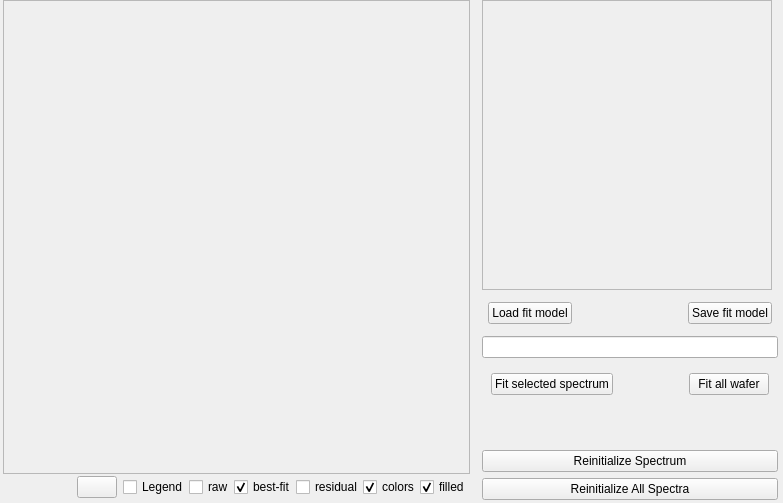
          <widget class="QFrame" name="upper_frame">
           <layout class="QHBoxLayout" name="horizontalLayout_27">
            <property name="leftMargin">
             <number>3</number>
            </property>
            <property name="topMargin">
             <number>0</number>
            </property>
            <property name="rightMargin">
             <number>3</number>
            </property>
            <property name="bottomMargin">
             <number>3</number>
            </property>
            <item>
             <layout class="QHBoxLayout" name="Upper_zone" stretch="75,0">
              <property name="spacing">
               <number>0</number>
              </property>
              <item>
               <layout class="QVBoxLayout" name="verticalLayout_26" stretch="75,25">
                <property name="leftMargin">
                 <number>0</number>
                </property>
                <property name="rightMargin">
                 <number>10</number>
                </property>
                <item>
                 <widget class="QFrame" name="spectre_view_frame_">
                  <property name="frameShape">
                   <enum>QFrame::StyledPanel</enum>
                  </property>
                  <property name="frameShadow">
                   <enum>QFrame::Raised</enum>
                  </property>
                  <layout class="QVBoxLayout" name="verticalLayout_16">
                   <property name="leftMargin">
                    <number>0</number>
                   </property>
                   <property name="topMargin">
                    <number>0</number>
                   </property>
                   <property name="rightMargin">
                    <number>0</number>
                   </property>
                   <property name="bottomMargin">
                    <number>0</number>
                   </property>
                   <item>
                    <layout class="QVBoxLayout" name="spectre_view_frame">
                     <property name="spacing">
                      <number>6</number>
                     </property>
                    </layout>
                   </item>
                  </layout>
                 </widget>
                </item>
                <item>
                 <layout class="QHBoxLayout" name="bottom_frame" stretch="50,25,0,2,0,0,0,0,0,0">
                  <property name="sizeConstraint">
                   <enum>QLayout::SetMaximumSize</enum>
                  </property>
                  <property name="leftMargin">
                   <number>0</number>
                  </property>
                  <property name="topMargin">
                   <number>2</number>
                  </property>
                  <property name="bottomMargin">
                   <number>2</number>
                  </property>
                  <item>
                   <layout class="QHBoxLayout" name="toolbar_frame"/>
                  </item>
                  <item>
                   <spacer name="horizontalSpacer_7">
                    <property name="orientation">
                     <enum>Qt::Horizontal</enum>
                    </property>
                    <property name="sizeHint" stdset="0">
                     <size>
                      <width>40</width>
                      <height>20</height>
                     </size>
                    </property>
                   </spacer>
                  </item>
                  <item>
                   <widget class="QPushButton" name="btn_copy_fig">
                    <property name="text">
                     <string/>
                    </property>
                    <property name="icon">
                     <iconset resource="resources_new.qrc">
                      <normaloff>:/icon/iconpack/copy.png</normaloff>:/icon/iconpack/copy.png</iconset>
                    </property>
                    <property name="iconSize">
                     <size>
                      <width>24</width>
                      <height>24</height>
                     </size>
                    </property>
                   </widget>
                  </item>
                  <item>
                   <spacer name="horizontalSpacer_8">
                    <property name="orientation">
                     <enum>Qt::Horizontal</enum>
                    </property>
                    <property name="sizeHint" stdset="0">
                     <size>
                      <width>40</width>
                      <height>20</height>
                     </size>
                    </property>
                   </spacer>
                  </item>
                  <item>
                   <widget class="QCheckBox" name="cb_legend">
                    <property name="enabled">
                     <bool>true</bool>
                    </property>
                    <property name="toolTip">
                     <string>To display or remove the legend of the plot</string>
                    </property>
                    <property name="text">
                     <string>Legend</string>
                    </property>
                    <property name="checked">
                     <bool>false</bool>
                    </property>
                   </widget>
                  </item>
                  <item>
                   <widget class="QCheckBox" name="cb_raw">
                    <property name="text">
                     <string>raw</string>
                    </property>
                    <property name="checked">
                     <bool>false</bool>
                    </property>
                   </widget>
                  </item>
                  <item>
                   <widget class="QCheckBox" name="cb_bestfit">
                    <property name="text">
                     <string>best-fit</string>
                    </property>
                    <property name="checked">
                     <bool>true</bool>
                    </property>
                   </widget>
                  </item>
                  <item>
                   <widget class="QCheckBox" name="cb_residual">
                    <property name="text">
                     <string>residual</string>
                    </property>
                    <property name="checked">
                     <bool>false</bool>
                    </property>
                   </widget>
                  </item>
                  <item>
                   <widget class="QCheckBox" name="cb_colors">
                    <property name="text">
                     <string>colors</string>
                    </property>
                    <property name="checked">
                     <bool>true</bool>
                    </property>
                   </widget>
                  </item>
                  <item>
                   <widget class="QCheckBox" name="cb_filled">
                    <property name="text">
                     <string>filled</string>
                    </property>
                    <property name="checked">
                     <bool>true</bool>
                    </property>
                   </widget>
                  </item>
                 </layout>
                </item>
               </layout>
              </item>
              <item>
               <widget class="QWidget" name="widget_7" native="true">
                <property name="sizePolicy">
                 <sizepolicy hsizetype="Fixed" vsizetype="Preferred">
                  <horstretch>0</horstretch>
                  <verstretch>0</verstretch>
                 </sizepolicy>
                </property>
                <property name="minimumSize">
                 <size>
                  <width>300</width>
                  <height>0</height>
                 </size>
                </property>
                <layout class="QVBoxLayout" name="verticalLayout_13">
                 <property name="leftMargin">
                  <number>2</number>
                 </property>
                 <property name="topMargin">
                  <number>0</number>
                 </property>
                 <property name="rightMargin">
                  <number>2</number>
                 </property>
                 <property name="bottomMargin">
                  <number>0</number>
                 </property>
                 <item>
                  <widget class="QFrame" name="wafer_plot">
                   <property name="sizePolicy">
                    <sizepolicy hsizetype="Fixed" vsizetype="Fixed">
                     <horstretch>0</horstretch>
                     <verstretch>0</verstretch>
                    </sizepolicy>
                   </property>
                   <property name="minimumSize">
                    <size>
                     <width>290</width>
                     <height>290</height>
                    </size>
                   </property>
                   <property name="maximumSize">
                    <size>
                     <width>290</width>
                     <height>290</height>
                    </size>
                   </property>
                   <property name="frameShape">
                    <enum>QFrame::StyledPanel</enum>
                   </property>
                   <property name="frameShadow">
                    <enum>QFrame::Raised</enum>
                   </property>
                   <layout class="QVBoxLayout" name="verticalLayout_7">
                    <property name="spacing">
                     <number>0</number>
                    </property>
                    <property name="leftMargin">
                     <number>0</number>
                    </property>
                    <property name="topMargin">
                     <number>0</number>
                    </property>
                    <property name="rightMargin">
                     <number>0</number>
                    </property>
                    <property name="bottomMargin">
                     <number>0</number>
                    </property>
                   </layout>
                  </widget>
                 </item>
                 <item>
                  <layout class="QHBoxLayout" name="horizontalLayout_52">
                   <property name="leftMargin">
                    <number>6</number>
                   </property>
                   <property name="topMargin">
                    <number>6</number>
                   </property>
                   <property name="rightMargin">
                    <number>6</number>
                   </property>
                   <property name="bottomMargin">
                    <number>6</number>
                   </property>
                   <item>
                    <widget class="QPushButton" name="btn_load_model">
                     <property name="text">
                      <string>Load fit model</string>
                     </property>
                    </widget>
                   </item>
                   <item>
                    <spacer name="horizontalSpacer_11">
                     <property name="orientation">
                      <enum>Qt::Horizontal</enum>
                     </property>
                     <property name="sizeHint" stdset="0">
                      <size>
                       <width>40</width>
                       <height>20</height>
                      </size>
                     </property>
                    </spacer>
                   </item>
                   <item>
                    <widget class="QPushButton" name="btn_save_model">
                     <property name="sizePolicy">
                      <sizepolicy hsizetype="Fixed" vsizetype="Fixed">
                       <horstretch>0</horstretch>
                       <verstretch>0</verstretch>
                      </sizepolicy>
                     </property>
                     <property name="text">
                      <string>Save fit model</string>
                     </property>
                    </widget>
                   </item>
                  </layout>
                 </item>
                 <item>
                  <widget class="QLineEdit" name="display_loaded_model"/>
                 </item>
                 <item>
                  <layout class="QHBoxLayout" name="horizontalLayout">
                   <property name="leftMargin">
                    <number>9</number>
                   </property>
                   <property name="topMargin">
                    <number>9</number>
                   </property>
                   <property name="rightMargin">
                    <number>9</number>
                   </property>
                   <property name="bottomMargin">
                    <number>9</number>
                   </property>
                   <item>
                    <widget class="QPushButton" name="btn_fit_sel">
                     <property name="sizePolicy">
                      <sizepolicy hsizetype="Maximum" vsizetype="Fixed">
                       <horstretch>0</horstretch>
                       <verstretch>0</verstretch>
                      </sizepolicy>
                     </property>
                     <property name="text">
                      <string>Fit selected spectrum</string>
                     </property>
                    </widget>
                   </item>
                   <item>
                    <spacer name="horizontalSpacer_12">
                     <property name="orientation">
                      <enum>Qt::Horizontal</enum>
                     </property>
                     <property name="sizeHint" stdset="0">
                      <size>
                       <width>40</width>
                       <height>20</height>
                      </size>
                     </property>
                    </spacer>
                   </item>
                   <item>
                    <widget class="QPushButton" name="btn_fit_all">
                     <property name="sizePolicy">
                      <sizepolicy hsizetype="Maximum" vsizetype="Fixed">
                       <horstretch>0</horstretch>
                       <verstretch>0</verstretch>
                      </sizepolicy>
                     </property>
                     <property name="text">
                      <string>Fit all wafer</string>
                     </property>
                    </widget>
                   </item>
                  </layout>
                 </item>
                 <item>
                  <spacer name="verticalSpacer_9">
                   <property name="orientation">
                    <enum>Qt::Vertical</enum>
                   </property>
                   <property name="sizeHint" stdset="0">
                    <size>
                     <width>20</width>
                     <height>40</height>
                    </size>
                   </property>
                  </spacer>
                 </item>
                 <item>
                  <widget class="QPushButton" name="btn_init_sel">
                   <property name="text">
                    <string>Reinitialize Spectrum</string>
                   </property>
                  </widget>
                 </item>
                 <item>
                  <widget class="QPushButton" name="btn_init_all">
                   <property name="text">
                    <string>Reinitialize All Spectra</string>
                   </property>
                  </widget>
                 </item>
                </layout>
               </widget>
              </item>
             </layout>
            </item>
           </layout>
          </widget>
